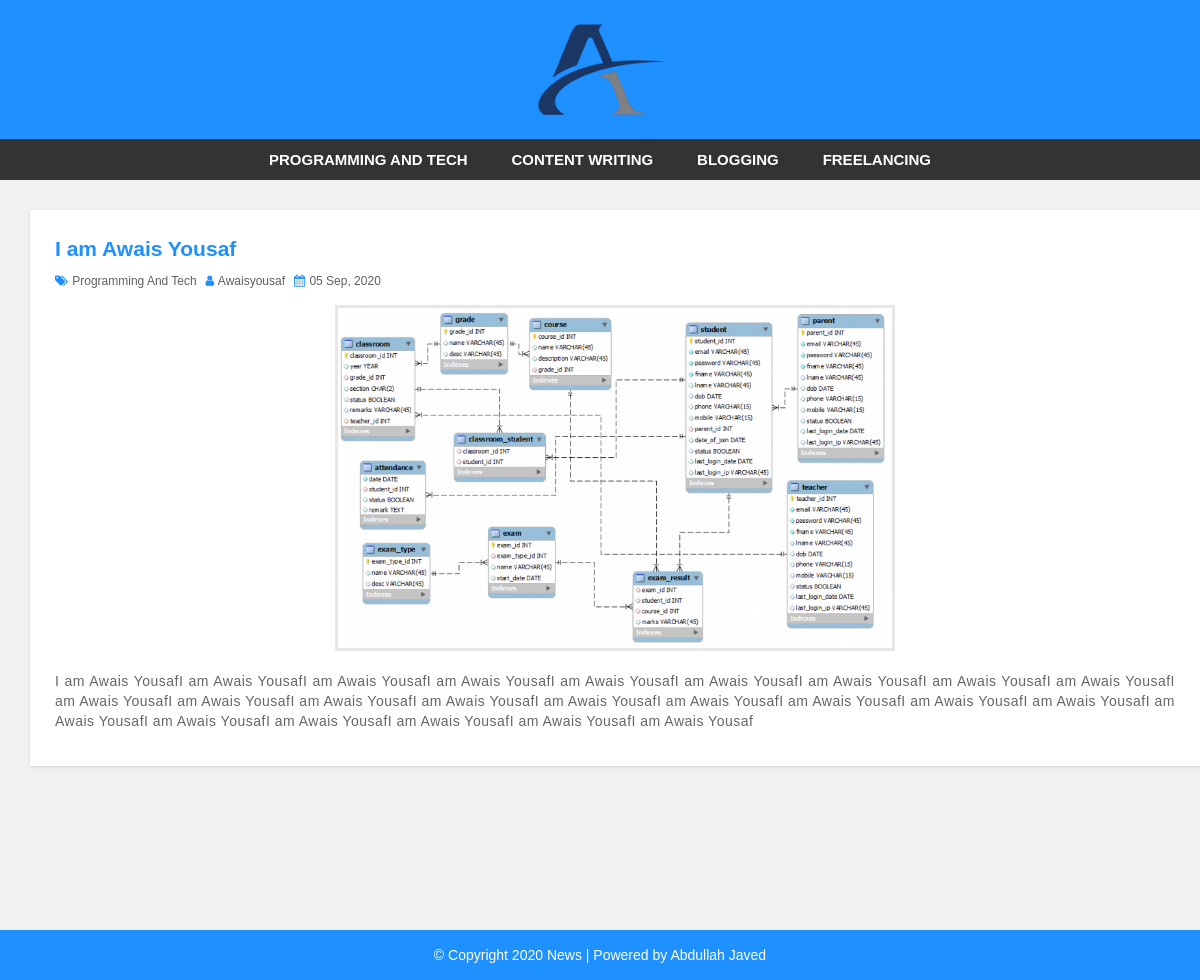
The app's page /blog/single.php?id=21 with its own data.
### tables this page shows
CREATE TABLE `category` (
  `category_id` int(11) NOT NULL,
  `category_name` varchar(100) NOT NULL,
  `post` int(11) NOT NULL DEFAULT 0
);

CREATE TABLE `post` (
  `post_id` int(11) NOT NULL,
  `title` varchar(100) NOT NULL,
  `description` text NOT NULL,
  `category` varchar(100) NOT NULL,
  `post_date` varchar(50) NOT NULL,
  `author` int(11) NOT NULL,
  `post_img` varchar(100) NOT NULL
);

CREATE TABLE `user` (
  `user_id` int(10) UNSIGNED NOT NULL,
  `first_name` varchar(30) NOT NULL,
  `last_name` varchar(30) NOT NULL,
  `username` varchar(30) DEFAULT NULL,
  `password` varchar(40) DEFAULT NULL,
  `role` int(11) NOT NULL
);

### blog/single.php (the view)
<?php include 'header.php'; ?>
    <div id="main-content">
        <div class="container">
            <div class="row">
                <div class="col-md-8">
                    <div class="post-container container">
                    <?php
                         $id= $_GET['id'];
                        include 'config.php';
                    $sql= "SELECT * FROM post LEFT JOIN category ON post.category=category.category_id LEFT JOIN user ON
                    post.author= user.user_id WHERE post.post_id=$id";
                       $result= mysqli_query($con,$sql);
                       if (mysqli_num_rows($result)>0) {
                        while ($row= mysqli_fetch_assoc($result)) {
                    ?>
                        <div class="post-content single-post">
                            <h3><?php echo $row['title'];   ?></h3>
                            <div class="post-information">
                                <span>
                                    <i class="fa fa-tags" aria-hidden="true"></i>
                                    <?php echo $row['category_name'];   ?>
                                </span>
                                <span>
                                    <i class="fa fa-user" aria-hidden="true"></i>
                                    <a href=''><?php echo $row['username'];   ?></a>
                                </span>
                                <span>
                                    <i class="fa fa-calendar" aria-hidden="true"></i>
                                    <?php echo $row['post_date'];   ?>
                                </span>
                            </div>
                            <img style="width: 50%;" class="single-feature-image" src="admin/upload/<?php echo $row['post_img'];   ?>" alt=""/>
                            <p class="description">
                            <?php echo $row['description'];   ?>
                            </p>
                        </div>
                    </div>
                    <?php
                    }
                 } ?>
                </div>
            </div>
        </div>
    </div>
<?php include 'footer.php'; ?>

### blog/header.php (shortened to what this page needs)
<!DOCTYPE html>
<html lang="en">
<head>
    <link rel="stylesheet" href="css/bootstrap.min.css" />
    <link rel="stylesheet" href="css/font-awesome.css">
    <link rel="stylesheet" href="css/style.css">
</head>
<body>
<div id="header">
    <div class="container">
        <div class="row">
            <div class=" col-md-offset-4 col-md-4">
                <a href="index.php" id="logo"><img style="width:58%;" src="images/logo.png"></a>
            </div>
        </div>
    </div>
</div>
<div id="menu-bar">
    <div class="container">
        <div class="row">
            <div class="col-md-12">
            <?php
               include 'config.php';
               $sql= "SELECT * FROM category WHERE post > 0";
               $result= mysqli_query($con,$sql);
               if (mysqli_num_rows($result)>0) {
                   $active= "";
            ?>
                <ul class='menu'>
                <?php
                   while($row= mysqli_fetch_assoc($result)) {
                          ?>
                    <li><a class='<?php  echo $active; ?>' href='category.php?cid=<?php  echo $row['category_id']; ?> '><?php  echo $row['category_name'];?></a></li>
                <?php  }  ?>
                </ul>
               <?php  } ?>
            </div>
        </div>
    </div>
</div>

### blog/css/style.css (style rules this page uses)
body { background: #f1f1f1; font-family: sans-serif,arial,Helvetica; }
a, a:hover, a:focus { text-decoration: none; outline: none; }
ul { margin:0; padding:0; list-style:none; }
#header { background: #1e90ff; text-align: center; padding: 15px; }
#logo { display: inline-block; width: 65%; }
#logo img { width: 100%; }
#menu-bar { background: #333; text-align: center; }
#menu-bar .menu > li { display: inline-block; }
.menu > li > a { padding: 10px 20px; display: block; text-transform: uppercase; color: #fff; font-size: 15px; font-weight:600; transition:all 0.5s ease 0s; }
#main-content { padding: 30px 0; min-height: 750px; }
#main-content .post-container { background-color: #fff; padding: 25px; box-shadow: 0 1px 3px rgba(0, 0, 0, 0.13); }
#main-content .post-content { border-bottom: 1px solid #d1d1d1; padding: 0 0 30px; margin-bottom:30px; }
#main-content .post-content img { width: 100%; height: 100%; }
#main-content .post-content h3 { font-size: 21px; line-height: 28px; font-weight: 600; margin: 0 0 7px; }
#main-content .post-content .post-information span { color: #606060; font-size: 12px; text-transform: capitalize; margin: 0 5px 5px 0; display: inline-block; }
#main-content .post-content .post-information i { color: #1e90ff; margin-right: 1px; }
#main-content .post-content .post-information a { color: #606060; text-decoration: none; }
#main-content .post-content p, #main-content .single-post p { color: #666; font-size: 14px; letter-spacing: 0.5px; margin:0 0 10px; }
#main-content .single-post { border: none; margin-bottom: 0; padding-bottom: 0; }
#main-content .single-post h3 { color: #1e90ff; }
#main-content .single-post .post-information { margin: 0 0 10px; }
#main-content .single-post p { text-align: justify; }
#main-content .single-post img.single-feature-image { width: 50%; margin: 0 auto 20px; display: block; border: 3px solid #e7e7e7; }
i.fa { color:#222; }

### records on screen
category: category_name "PROGRAMMING AND TECH"
category: category_name "CONTENT WRITING"
category: category_name "BLOGGING"
category: category_name "FREELANCING"
post: title "I am Awais Yousaf", category.category_name "Programming And Tech", user.username "Awaisyousaf", post_date "05 Sep, 2020", post_img (picture), description "I am Awais YousafI am Awais YousafI am Awais YousafI am Awais YousafI am Awais YousafI am Awais YousafI am Awais YousafI am Awais YousafI am Awais YousafI am Awais YousafI am Awais YousafI am Awais YousafI am Awais YousafI am Awais YousafI am Awais YousafI am Awais YousafI am Awais YousafI am Awais YousafI am Awais YousafI am Awais YousafI am Awais YousafI am Awais YousafI am Awais YousafI am Awais Yousaf"
